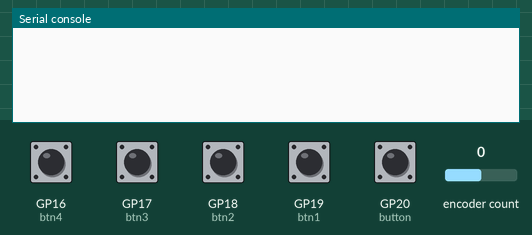
Simulated run of this program. Board: Raspberry Pi Pico running CircuitPython. On the bench: the last lines printed to the serial console. The inputs (shaded band) are chosen by the test bench; at power-on: GP20 (button) HIGH, GP16 (btn4), GP17 (btn3), GP18 (btn2), GP19 (btn1) LOW, encoder count 0. USB keyboard and mouse output is not drawn.

Above: at 1.2 s.
1.3 s: encoder count set to 1
At 2.1 s:
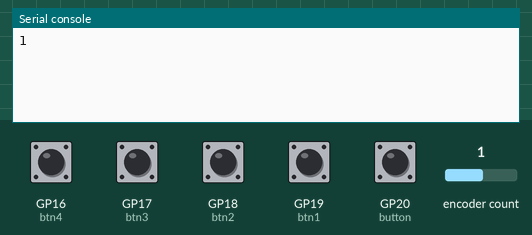
2.8 s: GP20 (button) pulled LOW for 0.15 s
At 4.0 s:
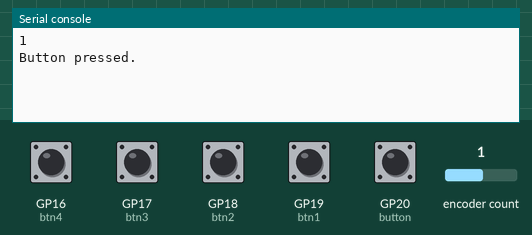
4.4 s: encoder count set to 2
At 5.7 s:
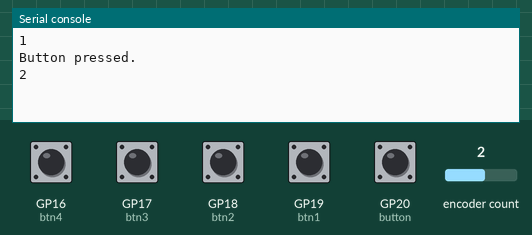

Measured:
- after the input at 1.3 s, the serial console: prints a new line at once (image 1)
- after the input at 2.8 s, the serial console: prints a new line after 0.15 s (image 2)
- after the input at 4.4 s, the serial console: prints a new line at once (image 3)

The program:

code.py
```python
import time
import digitalio
import board
import usb_hid
import digitalio
import rotaryio
from adafruit_hid.keyboard import Keyboard
from adafruit_hid.keycode import Keycode
from adafruit_hid.consumer_control import ConsumerControl
from adafruit_hid.consumer_control_code import ConsumerControlCode


button = digitalio.DigitalInOut(board.GP20)
button.direction = digitalio.Direction.INPUT
button.pull = digitalio.Pull.UP

encoder = rotaryio.IncrementalEncoder(board.GP22,board.GP21,divisor=2)

btn1_pin = board.GP19
btn2_pin = board.GP18
btn3_pin = board.GP17
btn4_pin = board.GP16

keyboard = ConsumerControl(usb_hid.devices)
kbd = Keyboard(usb_hid.devices)

btn1 = digitalio.DigitalInOut(btn1_pin)
btn1.direction = digitalio.Direction.INPUT
btn1.pull = digitalio.Pull.DOWN

btn2 = digitalio.DigitalInOut(btn2_pin)
btn2.direction = digitalio.Direction.INPUT
btn2.pull = digitalio.Pull.DOWN

btn3 = digitalio.DigitalInOut(btn3_pin)
btn3.direction = digitalio.Direction.INPUT
btn3.pull = digitalio.Pull.DOWN

btn4 = digitalio.DigitalInOut(btn4_pin)
btn4.direction = digitalio.Direction.INPUT
btn4.pull = digitalio.Pull.DOWN

button_state = None
last_position = encoder.position

while True:
    current_position = encoder.position
    position_change = current_position - last_position
    if position_change > 0:
        for _ in range(position_change):
            keyboard.send(ConsumerControlCode.VOLUME_INCREMENT)
        print(current_position)
    elif position_change < 0:
        for _ in range(-position_change):
            keyboard.send(ConsumerControlCode.VOLUME_DECREMENT)
        print(current_position)
    last_position = current_position
    if not button.value and button_state is None:
        button_state = "pressed"
    if button.value and button_state == "pressed":
        print("Button pressed.")
        keyboard.send(ConsumerControlCode.PLAY_PAUSE)
        button_state = None

    if btn1.value:
        kbd.send(Keycode.CONTROL,Keycode.SHIFT,Keycode.TAB)
        time.sleep(0.25)
    elif btn2.value:
        kbd.send(Keycode.CONTROL,Keycode.TAB)
        time.sleep(0.25)
    elif btn3.value:
        kbd.send(Keycode.ALT, Keycode.TAB)
        time.sleep(0.25)
    elif btn4.value:
        kbd.send(Keycode.GUI, Keycode.L)
        time.sleep(0.25)
```
